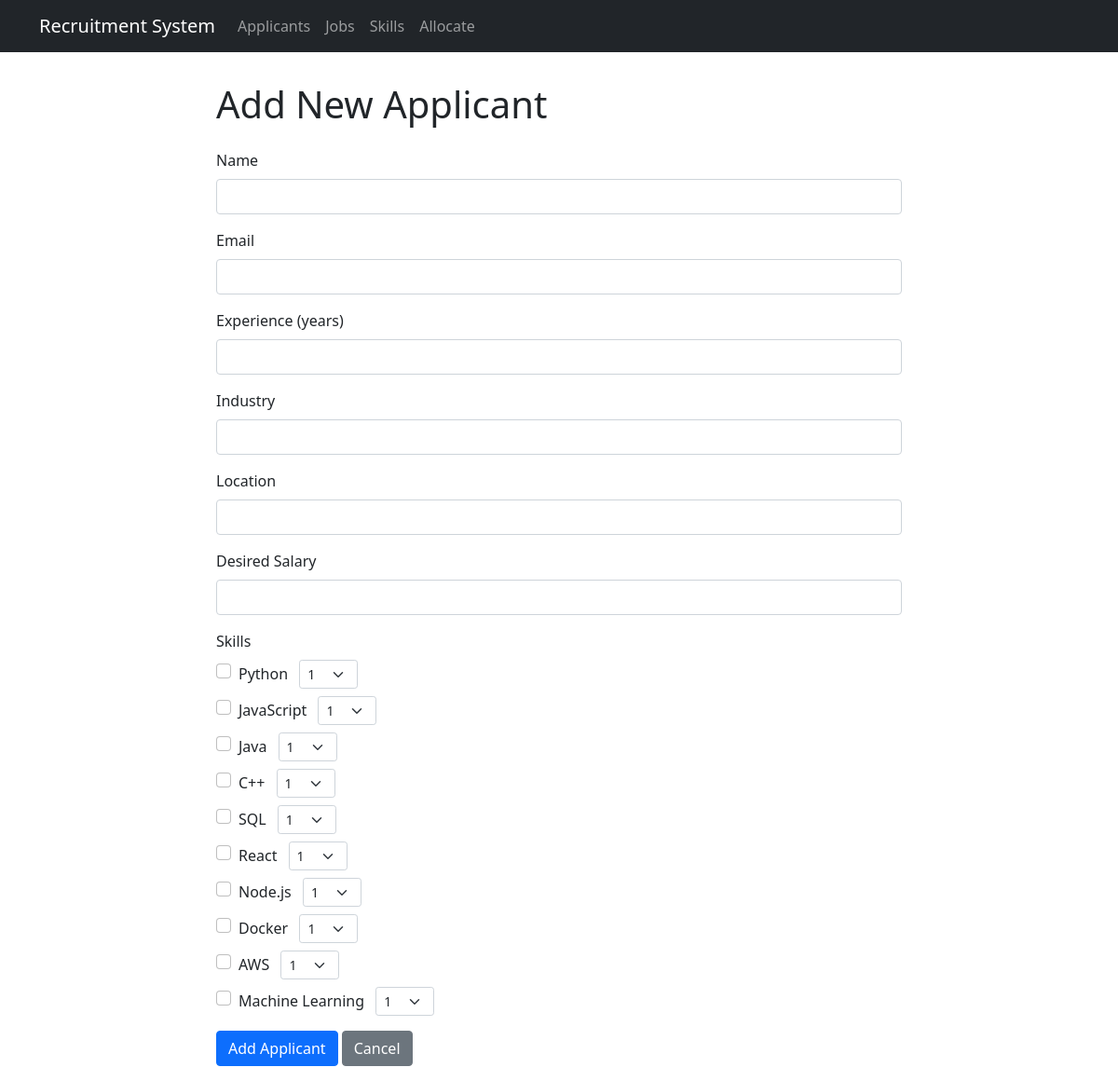
The app's page /add_applicant with its own data.
### tables this page shows
CREATE TABLE skills (
            id INTEGER PRIMARY KEY AUTOINCREMENT,
            name TEXT UNIQUE NOT NULL
        );

### app.py (the view, shortened to what this page needs)
@app.route('/add_applicant', methods=['GET', 'POST'])
def add_applicant():
    conn = get_db_connection()
    skills = conn.execute('SELECT * FROM skills').fetchall()
    conn.close()
    return render_template('add_applicant.html', skills=skills)

### app.py (called while the page is built)
def get_db_connection():
    conn = sqlite3.connect(DATABASE)
    conn.row_factory = sqlite3.Row
    return conn

### templates/add_applicant.html (shortened to what this page needs)
{% extends "base.html" %}
{% block content %}
<div class="row">
    <div class="col-md-8 offset-md-2">
        <h1 class="mb-4">Add New Applicant</h1>
        <form method="post" class="needs-validation" novalidate>
            <div class="mb-3">
                <label for="name" class="form-label">Name</label>
                <input type="text" class="form-control" id="name" name="name" required>
            </div>
            <div class="mb-3">
                <label for="email" class="form-label">Email</label>
                <input type="email" class="form-control" id="email" name="email" required>
            </div>
            <div class="mb-3">
                <label for="experience" class="form-label">Experience (years)</label>
                <input type="number" class="form-control" id="experience" name="experience" min="0" required>
            </div>
            <div class="mb-3">
                <label for="industry" class="form-label">Industry</label>
                <input type="text" class="form-control" id="industry" name="industry" required>
            </div>
            <div class="mb-3">
                <label for="location" class="form-label">Location</label>
                <input type="text" class="form-control" id="location" name="location" required>
            </div>
            <div class="mb-3">
                <label for="desired_salary" class="form-label">Desired Salary</label>
                <input type="number" class="form-control" id="desired_salary" name="desired_salary" min="0" step="0.01" required>
            </div>
            <div class="mb-3">
                <label class="form-label">Skills</label>
                {% for skill in skills %}
                <div class="form-check mb-2">
                    <input class="form-check-input" type="checkbox" name="skills" value="{{ skill['id'] }}" id="skill_{{ skill['id'] }}">
                    <label class="form-check-label" for="skill_{{ skill['id'] }}">
                        {{ skill['name'] }}
                        <select name="skill_level_{{ skill['id'] }}" class="form-select form-select-sm d-inline-block w-auto ms-2">
                            {% for i in range(1, 11) %}
                            <option value="{{ i }}">{{ i }}</option>
                            {% endfor %}
                        </select>
                    </label>
                </div>
                {% endfor %}
            </div>
            <div class="mb-3">
                <button type="submit" class="btn btn-primary">Add Applicant</button>
                <a href="{{ url_for('applicants') }}" class="btn btn-secondary">Cancel</a>
            </div>
        </form>
    </div>
</div>
{% endblock %}

### records on screen
skills: name "Python", id "1"
skills: name "JavaScript", id "1"
skills: name "Java", id "1"
skills: name "C++", id "1"
skills: name "SQL", id "1"
skills: name "React", id "1"
skills: name "Node.js", id "1"
skills: name "Docker", id "1"
skills: name "AWS", id "1"
skills: name "Machine Learning", id "1"
